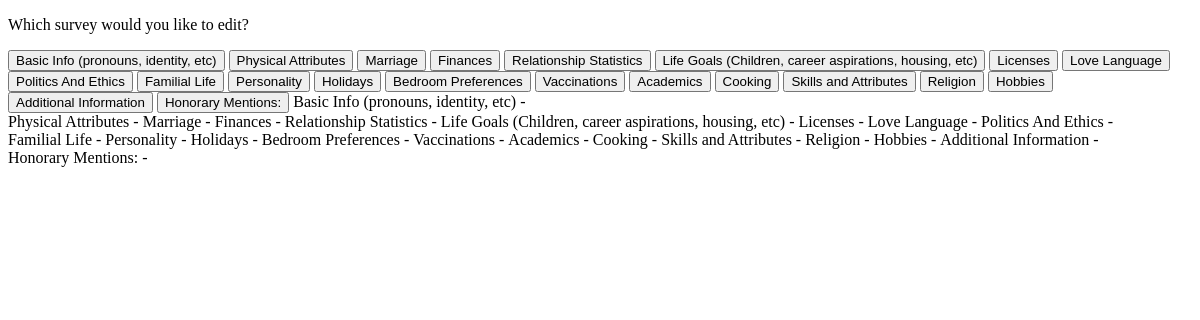
/select_surveys.php (signed in), run on the app's committed database.
### tables this page shows
CREATE TABLE IF NOT EXISTS  survey_tb(survey_ID INTEGER AUTO_INCREMENT PRIMARY KEY, surveyTopic TINYTEXT);

### select_surveys.php (the view, shortened to what this page needs)
<?php
$DATABASE_HOST = 'localhost';
$DATABASE_USER = 'root';
$DATABASE_PASS = '';
$DATABASE_NAME = 'fusion_flirt_db';
$con = mysqli_connect($DATABASE_HOST, $DATABASE_USER, $DATABASE_PASS, $DATABASE_NAME);
?>
<!DOCTYPE html>
<html>
    <head>
		<link href="popup.css" rel="stylesheet">
    <form action=".php" method="post">
        <p> Which survey would you like to edit?</p>
        <?php
        if ($stmt = $con->prepare('SELECT survey_ID, surveyTopic FROM survey_tb')) {
            $stmt->execute();
            $result = $stmt->get_result();
            foreach ($result as $row){
            ?><button name="survey" type="submit" value="<?php echo $row['survey_ID'] ?>">
            <?php echo $row['surveyTopic'] ?>
            </button>
            <?php
            }
            foreach ($result as $row) {
                $surveyID = $row['survey_ID'];
                ?>
                <div class="popup" onclick="myFunction<?php echo $surveyID ?>()">
                    <?php echo $row['surveyTopic'] ?> -
                </div>
                <?php
            }
        }?>
    </form>
</html>

### popup.css (style rules this page uses)
.popup { position: relative; display: inline-block; cursor: pointer; }

### data on the page
survey_tb: $row['survey_ID'] 1 (drawn), surveyTopic "Basic Info (pronouns, identity, etc)"
survey_tb: $row['survey_ID'] 2 (drawn), surveyTopic "Physical Attributes"
survey_tb: $row['survey_ID'] 3 (drawn), surveyTopic "Marriage"
survey_tb: $row['survey_ID'] 4 (drawn), surveyTopic "Finances"
survey_tb: $row['survey_ID'] 5 (drawn), surveyTopic "Relationship Statistics"
survey_tb: $row['survey_ID'] 6 (drawn), surveyTopic "Life Goals (Children, career aspirations, housing, etc)"
survey_tb: $row['survey_ID'] 7 (drawn), surveyTopic "Licenses"
survey_tb: $row['survey_ID'] 8 (drawn), surveyTopic "Love Language"
survey_tb: $row['survey_ID'] 9 (drawn), surveyTopic "Politics And Ethics"
survey_tb: $row['survey_ID'] 10 (drawn), surveyTopic "Familial Life"
survey_tb: $row['survey_ID'] 11 (drawn), surveyTopic "Personality"
survey_tb: $row['survey_ID'] 12 (drawn), surveyTopic "Holidays"
survey_tb: $row['survey_ID'] 13 (drawn), surveyTopic "Bedroom Preferences"
survey_tb: $row['survey_ID'] 14 (drawn), surveyTopic "Vaccinations"
survey_tb: $row['survey_ID'] 15 (drawn), surveyTopic "Academics"
survey_tb: $row['survey_ID'] 16 (drawn), surveyTopic "Cooking"
survey_tb: $row['survey_ID'] 17 (drawn), surveyTopic "Skills and Attributes"
survey_tb: $row['survey_ID'] 18 (drawn), surveyTopic "Religion"
survey_tb: $row['survey_ID'] 19 (drawn), surveyTopic "Hobbies"
survey_tb: $row['survey_ID'] 20 (drawn), surveyTopic "Additional Information"
survey_tb: $row['survey_ID'] 21 (drawn), surveyTopic "Honorary Mentions:"
